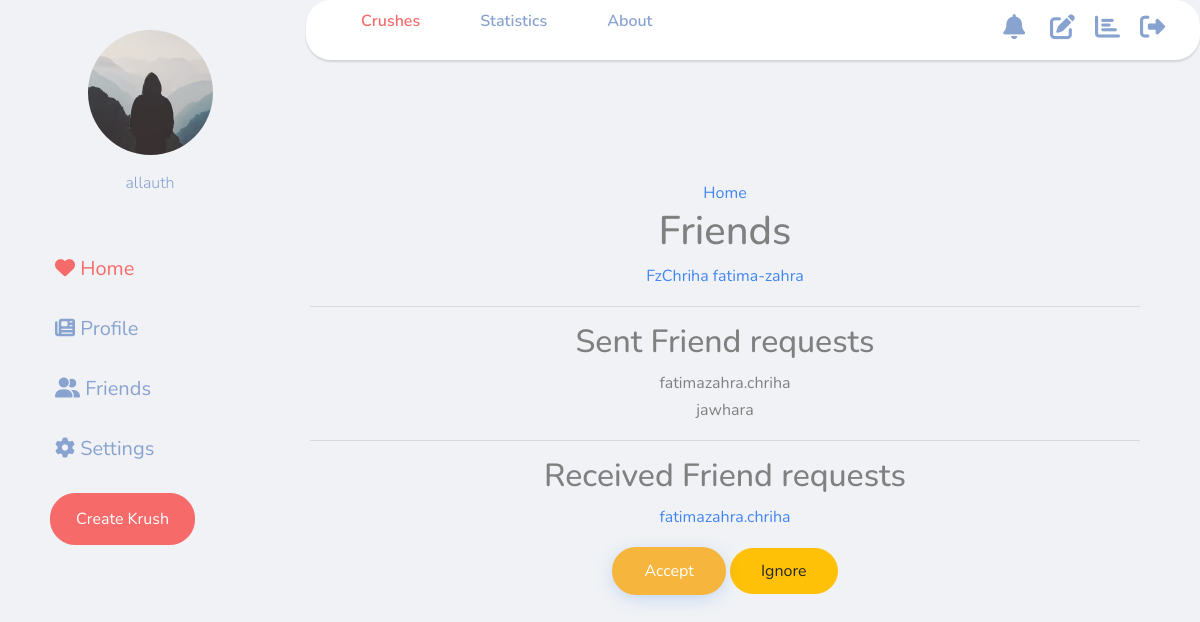
The page /profile (signed in) on the database as committed earlier.
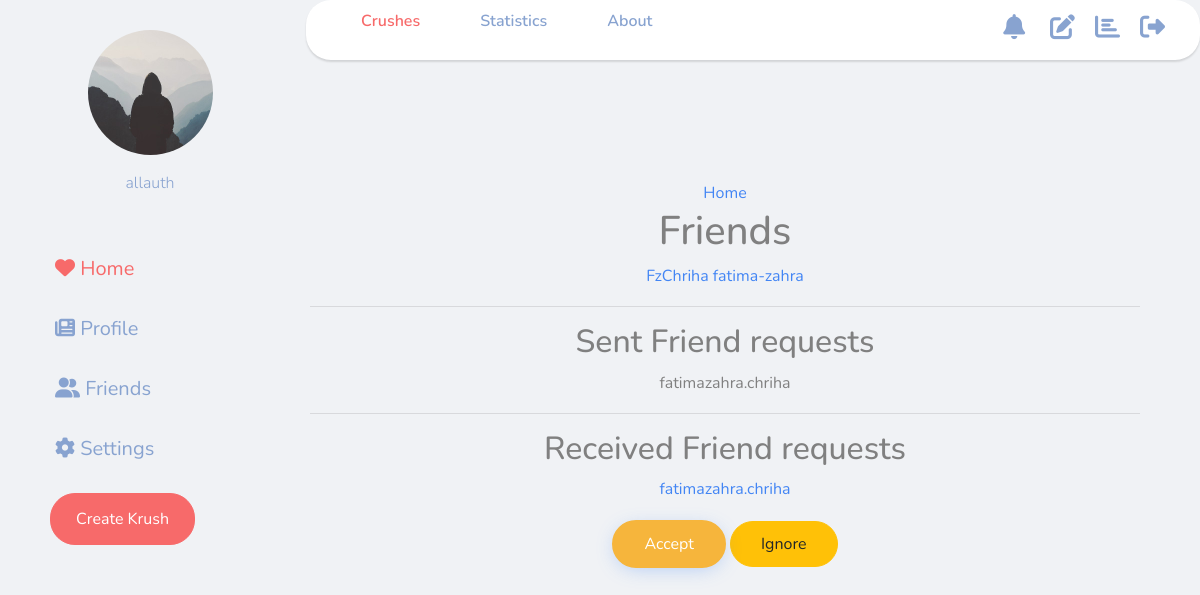
The same page on the database as committed later.
### users/models.py (models this page shows, shortened)
class Profile(models.Model):
    user = models.OneToOneField(settings.AUTH_USER_MODEL, on_delete=models.CASCADE,)
    image = models.ImageField(default='default.jpg', upload_to='profile_pics')
    friends = models.ManyToManyField("Profile", blank=True)

class FriendRequest(models.Model):
    to_user = models.ForeignKey(settings.AUTH_USER_MODEL, related_name='to_user', on_delete=models.CASCADE,)
    from_user = models.ForeignKey(settings.AUTH_USER_MODEL, related_name='from_user', on_delete=models.CASCADE,)
    timestamp = models.DateTimeField(auto_now_add=True) # set when created

### users/views.py (the view)
# urls.py: re_path(r'^profile$', profile, name='profile'),
def profile(request):
    p = Profile.objects.filter(user=request.user).first()
    u = p.user
    sent_friend_requests = FriendRequest.objects.filter(from_user=request.user)
    rec_friend_requests = FriendRequest.objects.filter(to_user=request.user)
    friends = p.friends.all()
    button_status = 'none'
    if p not in request.user.profile.friends.all():
        button_status = 'not_friend'
        if len(FriendRequest.objects.filter(
            from_user=request.user).filter(to_user=p.user)) == 1:
                button_status = 'friend_request_sent'
    context = {
        'u': u,
        'button_status': button_status,
        'friends_list': friends,
        'sent_friend_requests': sent_friend_requests,
        'rec_friend_requests': rec_friend_requests
    }
    return render(request, "users/profile.html", context)

### users/templates/users/profile.html (shortened to what this page needs)
{% extends "posts/base.html" %}
{% load crispy_forms_tags %}
{% block content %}
    <div class="container">
        <div class="container text-center">
            <span><a href="/crush">Home</a></span>
            {% if request.user == u %}
                <h1>Friends</h1>
                {% for friend in friends_list %}
                    <a href="{{ friend.user.profile.get_absolute_url }}">{{ friend.user.username }}</a>
                {% endfor %}
                <hr>
                <h2>Sent Friend requests</h2>
                <ul>
                {% for s_request in sent_friend_requests %}
                    <li>{{ s_request.to_user.username }}</li>
                {% endfor %}
                </ul>
                <hr>
                <h2>Received Friend requests</h2>
                {% for r_request in rec_friend_requests %}
                    <p><a href="{{ r_request.from_user.profile.get_absolute_url }}">{{ r_request.from_user.username }}</a></p>
                    <small><a class='btn btn-primary' href="/friends/friend-request/accept/{{ r_request.from_user.id }}">Accept</a></small>
                    <small><a class='btn btn-warning' href="/friends/friend-request/delete/{{ r_request.from_user.id }}">Ignore</a></small>
                {% endfor %}
            {% endif %}
            </div>
    </div>
{% endblock content %}

Rows that differ between the two databases and show on the page:
removed FriendRequest: to_user.username "jawhara", shown under "Sent Friend requests"
